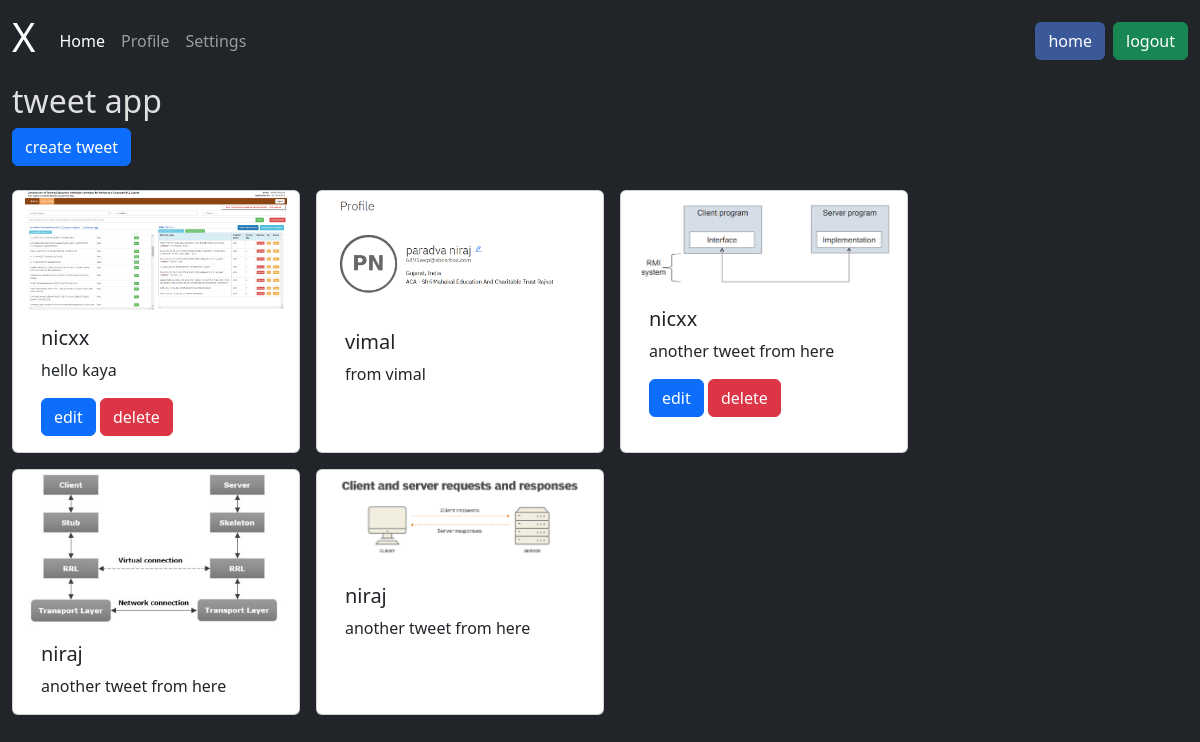
Page /tweet/ (signed in) on the committed database.
### tweet/models.py (models this page shows)
class Tweet(models.Model):
    user = models.ForeignKey(User, on_delete=models.CASCADE)
    text = models.CharField(max_length=250)
    photo = models.ImageField(upload_to='x_mages/', blank=True, null=True)
    created_at = models.DateTimeField(auto_now_add=True)
    updated_at = models.DateTimeField(auto_now=True)

### tweet/views.py (the view)
# urls.py: path('', views.tweet_list, name='tweet_list'),
def tweet_list(request):
    tweet = Tweet.objects.all().order_by('-created_at')
    return render(request, 'tweetlist.html', {'tweet': tweet})

### tweet/templates/tweetlist.html (shortened to what this page needs)
{% extends "layout.html" %}
{% block content %}
<h2 class="">tweet app </h2>
<a class="btn btn-primary mb-4" href= "{% url 'tweet_create' %}">create tweet</a>
<div class="container row gap-3">
    {% for tweet in tweet %}
    <div class="card " style="width: 18rem;">
        <img class="card-img-top" src="{{tweet.photo.url}}" alt="Card image cap">
        <div class="card-body">
          <h5 class="card-title">{{tweet.user.username}}</h5>
          <p class="card-text">{{tweet.text}}</p>
          {% if tweet.user == user %}
          <a href="{% url 'tweet_edit' tweet.id %}" class="btn btn-primary">edit</a>
          <a href="{% url 'tweet_delete' tweet.id %}" class="btn btn-danger">delete</a>
          {% endif %}
        </div>
      </div>
    {% endfor %}
</div>
{% endblock %}

### templates/layout.html (style rules this page uses)
body { background-color: #121212; color: #e0e0e0; }

### rows in the picture
Tweet: photo (picture), user.username "nicxx", text "hello kaya", shows "edit"
Tweet: photo (picture), user.username "vimal", text "from vimal"
Tweet: photo (picture), user.username "nicxx", text "another tweet from here", shows "edit"
Tweet: photo (picture), user.username "niraj", text "another tweet from here"
Tweet: photo (picture), user.username "niraj", text "another tweet from here"
